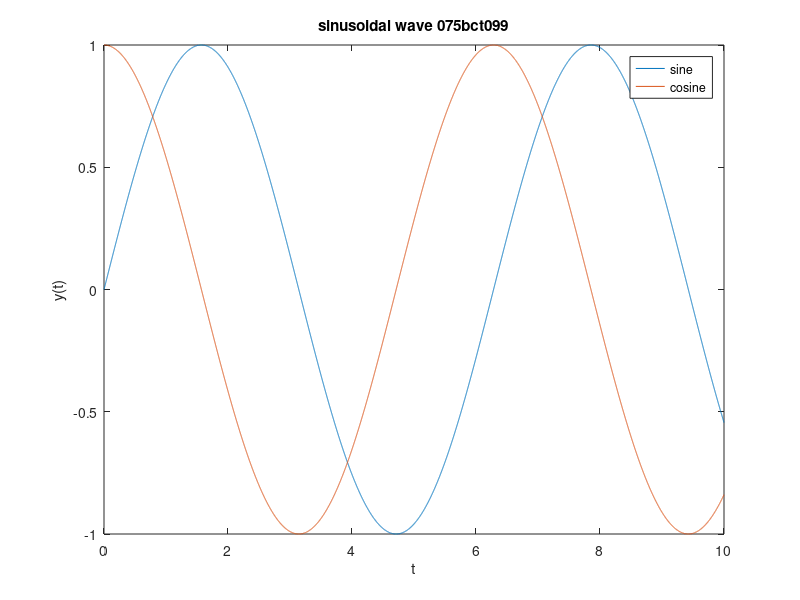

Write MATLAB code to recreate this figure.
t = (0:0.001:10);
x = sin(t);
plot(t,x);
xlabel('t');
ylabel('x(t)');
title('sine wave');
hold on;

y =  cos(t);
plot(t,y);
xlabel("t");
ylabel("y(t)");
title("sinusoidal wave 075bct099");
legend("sine", "cosine");
hold off;
